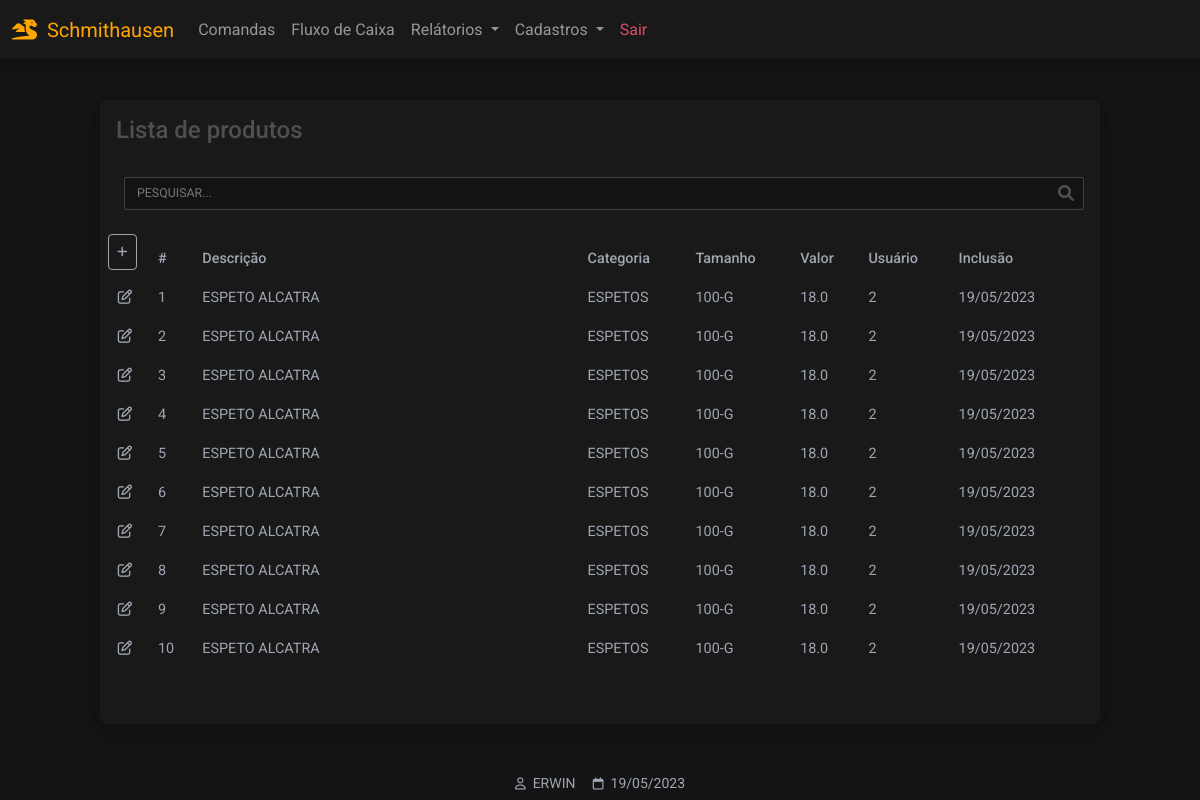
/produtos (signed in), run on the app's committed database.
### website/models.py (models this page shows)
class Produto(db.Model):
    id = db.Column(db.Integer, primary_key=True)
    categoria = db.Column(db.String(150))
    descricao = db.Column(db.String(150))
    tamanho = db.Column(db.String(150))
    valor = db.Column(db.Float)
    data_criacao = db.Column(db.DateTime(timezone=True), default=func.now())
    criador = db.Column(db.Integer, db.ForeignKey('user.id'))

class User(db.Model, UserMixin):
    id = db.Column(db.Integer, primary_key=True)
    email = db.Column(db.String(150), unique=True)
    password = db.Column(db.String(150))
    first_name = db.Column(db.String(150))
    produtos = db.relationship('Produto',backref='produto')

### website/views.py (the view)
@views.route('/produtos', methods=['GET','POST'])
@login_required
def produtos():
    produtos = Produto.query.all()
    criador = User.query.filter_by(id=current_user.id).first()
    return render_template("produtos_listar.html",
        user=current_user,
        data=data,
        produtos=produtos)

### website/__init__.py (called while the page is built)
def create_app():
    app = Flask(__name__)
    app.config['SECRET_KEY'] = 'hjshjhdjah kjshkjdhjs'
    app.config['SQLALCHEMY_DATABASE_URI'] = f'sqlite:///{DB_NAME}'
    db.init_app(app)
    from .views import views
    from .auth import auth
    app.register_blueprint(views, url_prefix='/')
    app.register_blueprint(auth, url_prefix='/')
    from .models import User, Cliente, Produto
    with app.app_context():
        db.create_all()
    login_manager = LoginManager()
    login_manager.login_view = 'auth.login'
    login_manager.login_message = u"FAVOR EFETUAR LOGIN!"
    login_manager.init_app(app)
    @login_manager.user_loader
    def load_user(id):
        return User.query.get(int(id))
    return app

### website/templates/produtos_listar.html (shortened to what this page needs)
{% extends "base.html" %}
{% block content %}
<div class="container-fluid" style="min-height:100vh;padding-top:100px">
<div class="table-responsive w-100 card bg-dark larg-max m-auto" style="padding-bottom: 40px">
        <table  class="table table-borderless table-sm bg-dark text-secondary">
        <thead>
        <tr>
            <p class="h4 p-3">Lista de produtos</p>
        </tr>
        <tr>
                 <div class="p-3 pt-0">
                		<div class="form-outline mt-2 ps-2"
                		style="margin-bottom: 0!important;padding-bottom: 0!important;">
                		<input type="text"
                		style="text-transform:uppercase"
                		id="inputPesquisarProdutos"
                		class="myInputs form-control-sm"
                		placeholder="Pesquisar..."
                		/>
                		</div>
                </div>
        </tr>
        <tr>
                    <th class="text-nowrap" scope="col">
                    <a href="/produtos_cadastrar" class="p-2 btn btn-sm btn-outline-light">
                    <i class="fa-solid fa-plus"></i>
                    </a>
                    </th>
                    <th class="text-nowrap" scope="col">#</th>
                    <th class="text-nowrap" scope="col" style="min-width: 280px;">Descrição</th>
                    <th class="text-nowrap" scope="col">Categoria</th>
                    <th class="text-nowrap" scope="col">Tamanho</th>
                    <th class="text-nowrap" scope="col">Valor</th>
                    <th class="text-nowrap" scope="col">Usuário</th>
                    <th class="text-nowrap" scope="col">Inclusão</th>
                    <th class="text-nowrap" scope="col"></th>
        </tr>
        </thead>
                    <tbody id="tb-produtos">
                    {% for i in produtos %}
                    <tr>
                        <td class="text-center" style="width: 50px">
                            <a role="button" class="text-secondary" href="/clientes_atualizar/{{ i.id }}">
                                <i class="fa-regular fa-pen-to-square"></i>
                            </a>
                        </td>
                        <td class="text-nowrap" scope="row"> {{ i.id }} </td>
                        <td class="text-nowrap" scope="row"> {{ i.descricao }} </td>
                        <td class="text-nowrap" scope="row"> {{ i.categoria }} </td>
                        <td class="text-nowrap" scope="row"> {{ i.tamanho }} </td>
                        <td class="text-nowrap" scope="row"> {{ i.valor }} </td>
                        <td class="text-nowrap" scope="row"> {{ i.criador }} </td>
                        <td class="text-nowrap" scope="row"> {{ i.data_criacao.strftime('%d/%m/%Y') }} </td>
                    </tr>
                    {% endfor %}
                    </tbody>
        </table>
</div>
</div>
{% endblock %}
{% block titlefooter %}
<span style="color:#9FA6B2">
&nbsp;{{ user.first_name.split()[0] | upper }}
<span style="color:#9FA6B2">
&nbsp;{{ data.strftime('%d/%m/%Y') }}
</span>
{% endblock %}

### website/static/css/base.css (style rules this page uses)
:root { --color-orange: orange; --color-primary: #3B71CA; --color-secondary: #9FA6B2; --color-success: #14A44D; --color-danger: #DC4C64; --color-warning: #E4A11B; --color-info: #54B4D3; --color-ligth:#FBFBFB; --color-dark-ligth: #131313; --color-dark:#191919; }
.bg-dark { background-color: var(--color-dark)!important; }
.btn-outline-light { border: 1px solid var(--color-secondary); color: var(--color-secondary); }
.myInputs { width: 100%; border: 1px solid #9FA6B250; background-color: var(--color-dark-ligth); color: var(--color-ligth); padding: 0.35rem; padding-left: 0.75rem; border-radius: 3px; }
.larg-max { max-width: 1000px!important; }
.dark-ligth { background-color: var(--color-dark-ligth); }
.form-outline { margin-bottom: 35px!important; }

### data on the page
Produto: id "1", descricao "ESPETO ALCATRA", categoria "ESPETOS", tamanho "100-G", valor "18.0", criador "2", data_criacao "19/05/2023"
Produto: id "2", descricao "ESPETO ALCATRA", categoria "ESPETOS", tamanho "100-G", valor "18.0", criador "2", data_criacao "19/05/2023"
Produto: id "3", descricao "ESPETO ALCATRA", categoria "ESPETOS", tamanho "100-G", valor "18.0", criador "2", data_criacao "19/05/2023"
Produto: id "4", descricao "ESPETO ALCATRA", categoria "ESPETOS", tamanho "100-G", valor "18.0", criador "2", data_criacao "19/05/2023"
Produto: id "5", descricao "ESPETO ALCATRA", categoria "ESPETOS", tamanho "100-G", valor "18.0", criador "2", data_criacao "19/05/2023"
Produto: id "6", descricao "ESPETO ALCATRA", categoria "ESPETOS", tamanho "100-G", valor "18.0", criador "2", data_criacao "19/05/2023"
Produto: id "7", descricao "ESPETO ALCATRA", categoria "ESPETOS", tamanho "100-G", valor "18.0", criador "2", data_criacao "19/05/2023"
Produto: id "8", descricao "ESPETO ALCATRA", categoria "ESPETOS", tamanho "100-G", valor "18.0", criador "2", data_criacao "19/05/2023"
Produto: id "9", descricao "ESPETO ALCATRA", categoria "ESPETOS", tamanho "100-G", valor "18.0", criador "2", data_criacao "19/05/2023"
Produto: id "10", descricao "ESPETO ALCATRA", categoria "ESPETOS", tamanho "100-G", valor "18.0", criador "2", data_criacao "19/05/2023"
User: first_name "ERWIN"

### other printed values
{{ data.strftime('%d/%m/%Y') }} "19/05/2023"
